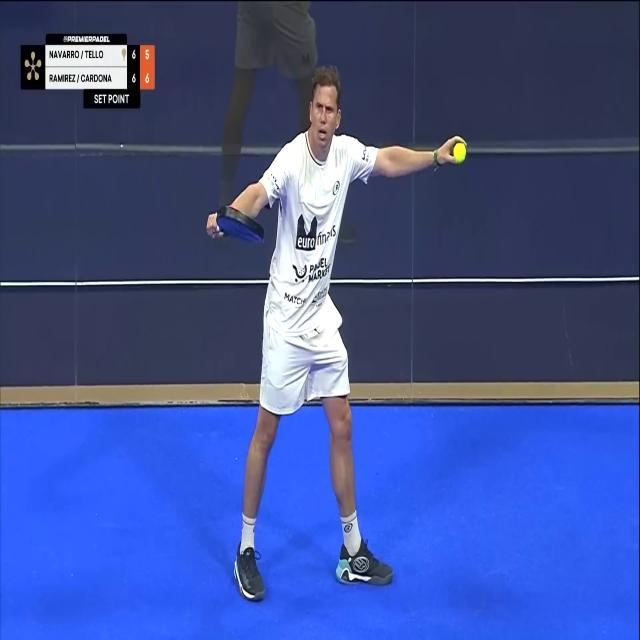
#> input picture datasets/BallDetection/test/images/106_png.rf.add203b28bdda6971e950769ef751b08.jpg, 640 x 640 px
$ python -i preprocessing.py   (imports and definitions only)
#> lines starting #> are read from the running program, lines starting #| are printed output that depends on the picture
#> further down, picture is the input picture: shape (640, 640, 3); mean B, G, R 148.8, 82, 63.6
from __future__ import annotations

from dataclasses import dataclass
from typing import Optional, Tuple

import cv2
import numpy as np


@dataclass(frozen=True)
class PreprocessingConfig:
    target_size: Optional[Tuple[int, int]] = (960, 540)  # (width, height)
    denoise: bool = True
    sharpen: bool = True
    clahe: bool = True
    gaussian_blur: bool = False
    gamma_correction: bool = False
    gamma: float = 1.0
    convert_bgr_to_rgb: bool = False
    normalize: bool = False


# [8 lines left out: function resize_frame, not called in this run]


def apply_denoise(frame: np.ndarray) -> np.ndarray:
    return cv2.fastNlMeansDenoisingColored(frame, None, 5, 5, 7, 21)


def apply_gaussian_blur(frame: np.ndarray) -> np.ndarray:
    return cv2.GaussianBlur(frame, (3, 3), 0)


# [7 lines left out: function apply_sharpen, not called in this run]


def apply_clahe(frame: np.ndarray) -> np.ndarray:
    lab = cv2.cvtColor(frame, cv2.COLOR_BGR2LAB)
#> lab: shape (640, 640, 3); mean of channels 0, 1, 2 93.7, 144.8, 91.3
    l_channel, a_channel, b_channel = cv2.split(lab)
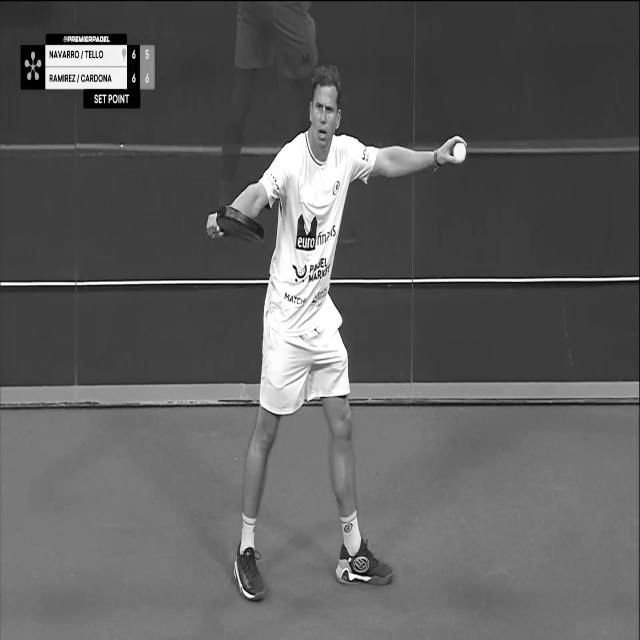
#> l_channel: shape (640, 640); min 0, max 255, mean 93.7
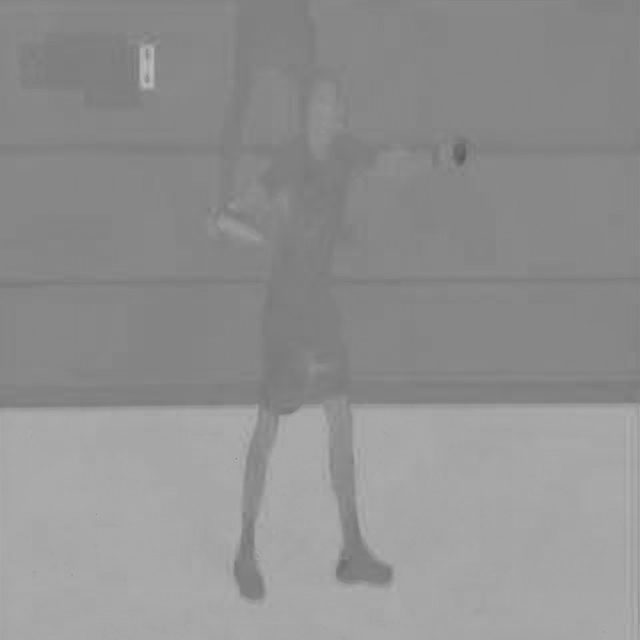
#> a_channel: shape (640, 640); min 89, max 186, mean 144.8
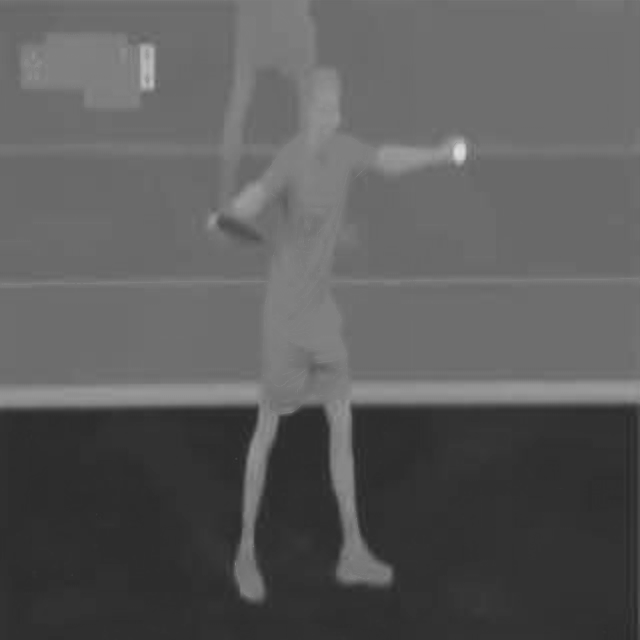
#> b_channel: shape (640, 640); min 42, max 221, mean 91.3

    clahe = cv2.createCLAHE(clipLimit=2.0, tileGridSize=(8, 8))
    l_channel = clahe.apply(l_channel)
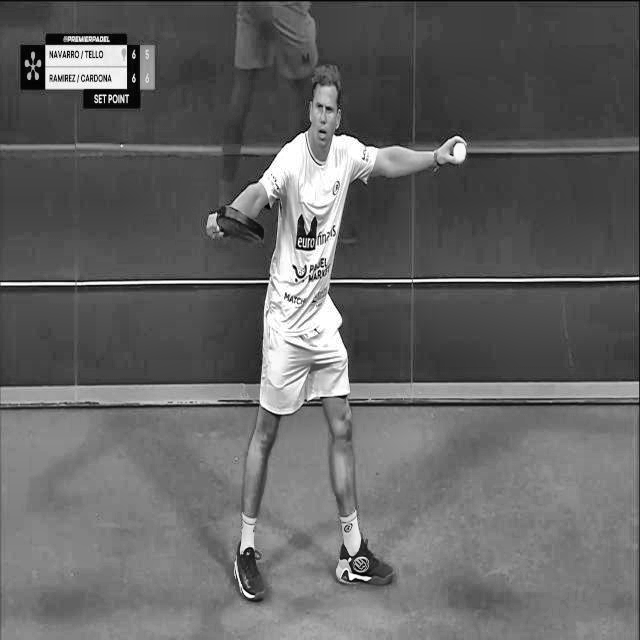
#> l_channel: shape (640, 640); min 0, max 255, mean 100.5

    merged = cv2.merge((l_channel, a_channel, b_channel))
#> merged: shape (640, 640, 3); mean of channels 0, 1, 2 100.5, 144.8, 91.3
    return cv2.cvtColor(merged, cv2.COLOR_LAB2BGR)
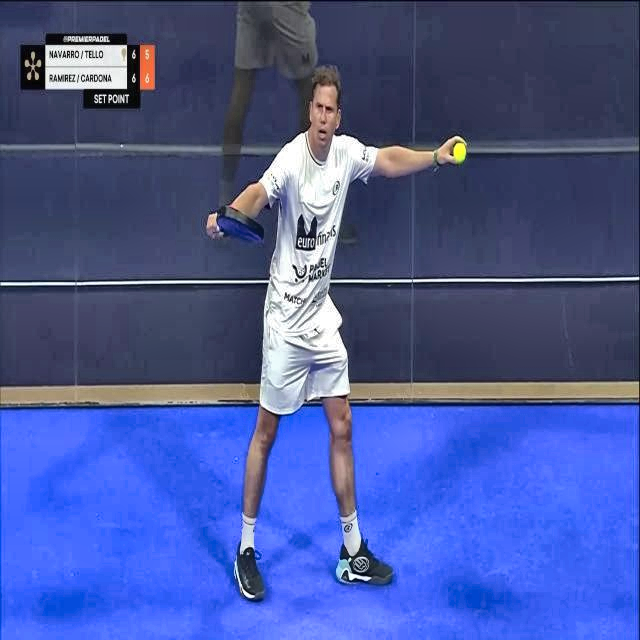
#> returned value: shape (640, 640, 3); mean B, G, R 153.6, 88.2, 72.7


# [9 lines left out: function apply_gamma_correction, not called in this run]


def normalize_frame(frame: np.ndarray) -> np.ndarray:
    return frame.astype(np.float32) / 255.0


# [28 lines left out: function preprocess_frame, not called in this run]

>>> import cv2
>>> picture = cv2.imread('../datasets/BallDetection/test/images/106_png.rf.add203b28bdda6971e950769ef751b08.jpg')
>>> result = apply_clahe(picture)

$ run again, on datasets/BallDetection/test/images/18_png.rf.4f386a40b7a90bdbe886902df2c155a2.jpg
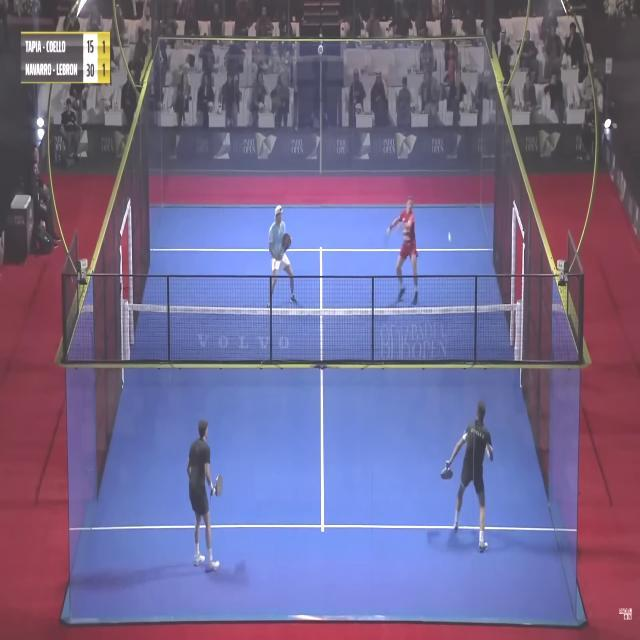
#> input picture datasets/BallDetection/test/images/18_png.rf.4f386a40b7a90bdbe886902df2c155a2.jpg, 640 x 640 px
#> picture is the input picture: shape (640, 640, 3); mean B, G, R 142.3, 105.2, 115.1
#> lab: shape (640, 640, 3); mean of channels 0, 1, 2 120.1, 141.7, 110.9
#> in apply_clahe, `l_channel = clahe.apply(l_channel)`:
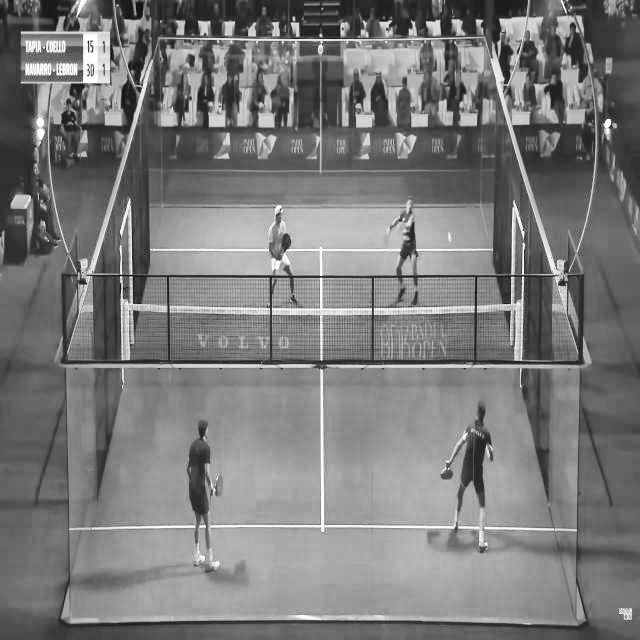
#> l_channel: shape (640, 640); min 10, max 255, mean 122.6
#> merged: shape (640, 640, 3); mean of channels 0, 1, 2 122.6, 141.7, 110.9
#> in apply_clahe, `return cv2.cvtColor(merged, cv2.COLOR_LAB2BGR)`:
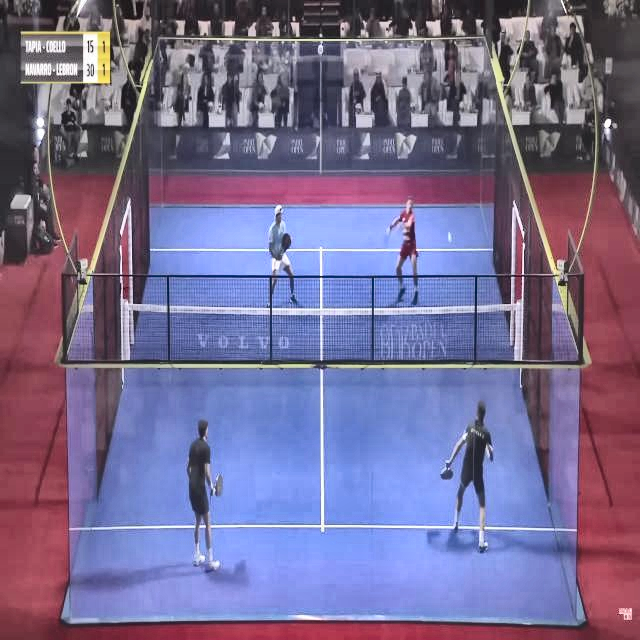
#> returned value: shape (640, 640, 3); mean B, G, R 145.4, 108.5, 118.6
